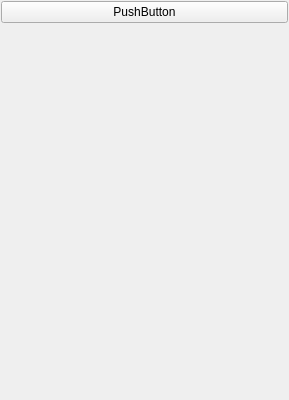
<?xml version="1.0" encoding="UTF-8"?>
<ui version="4.0">
 <class>PageClassTool</class>
 <widget class="QWidget" name="PageClassTool">
  <property name="geometry">
   <rect>
    <x>0</x>
    <y>0</y>
    <width>289</width>
    <height>400</height>
   </rect>
  </property>
  <property name="windowTitle">
   <string>ToolPage</string>
  </property>
  <layout class="QVBoxLayout" name="verticalLayoutContent1">
   <property name="leftMargin">
    <number>1</number>
   </property>
   <property name="topMargin">
    <number>1</number>
   </property>
   <property name="rightMargin">
    <number>1</number>
   </property>
   <property name="bottomMargin">
    <number>1</number>
   </property>
   <item>
    <widget class="QPushButton" name="pushButtonFold">
     <property name="text">
      <string>PushButton</string>
     </property>
    </widget>
   </item>
   <item>
    <widget class="QWidget" name="widgetContent" native="true">
     <layout class="QVBoxLayout" name="verticalLayoutContent">
      <property name="spacing">
       <number>1</number>
      </property>
      <property name="leftMargin">
       <number>1</number>
      </property>
      <property name="topMargin">
       <number>1</number>
      </property>
      <property name="rightMargin">
       <number>1</number>
      </property>
      <property name="bottomMargin">
       <number>1</number>
      </property>
     </layout>
    </widget>
   </item>
  </layout>
 </widget>
 <layoutdefault spacing="6" margin="11"/>
 <resources/>
 <connections/>
</ui>
